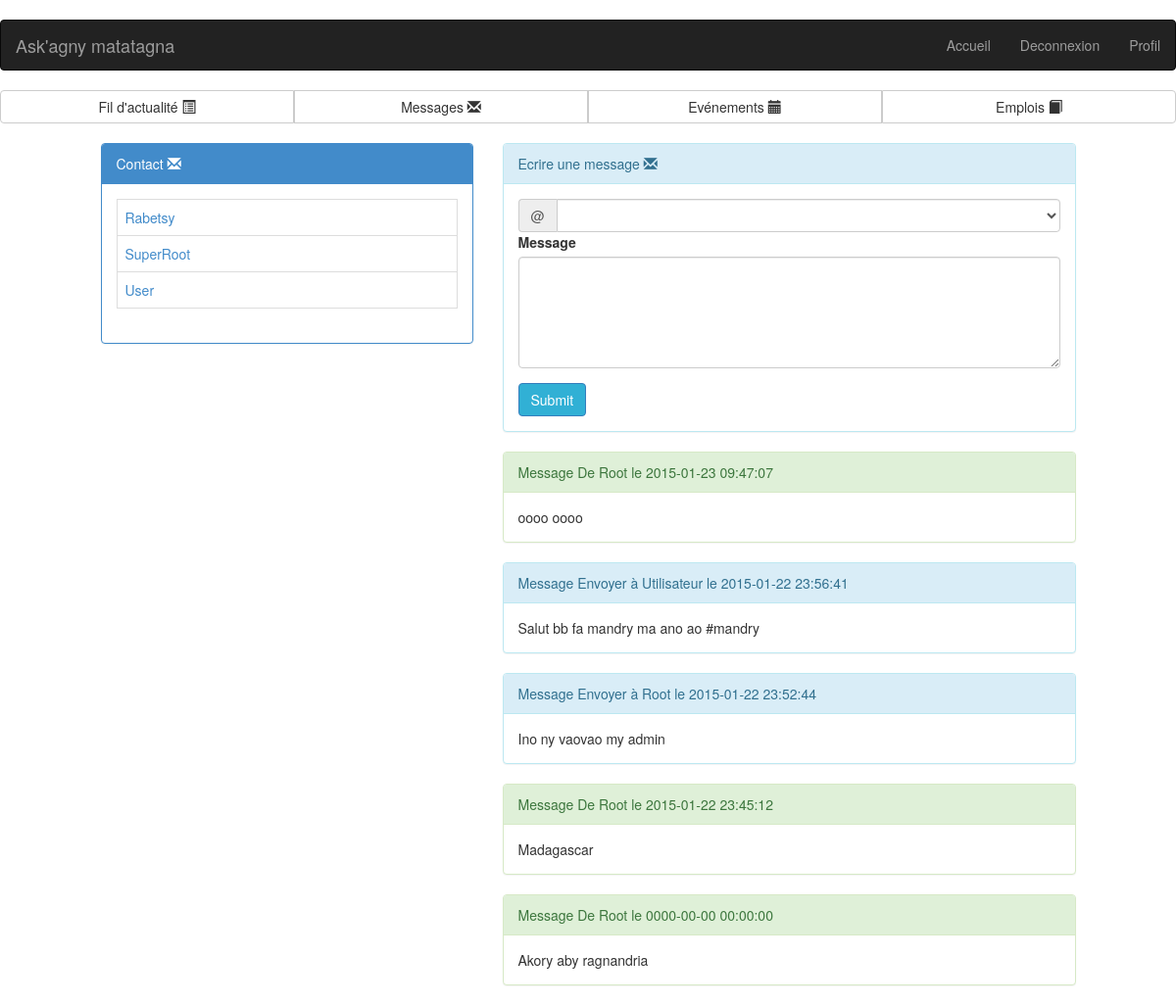
The page /message.php (signed in) on the database its author committed.
### tables this page shows
CREATE TABLE IF NOT EXISTS `users` (
`id` int(11) NOT NULL,
  `name` varchar(45) DEFAULT NULL,
  `pseudo` varchar(45) NOT NULL,
  `email` varchar(45) NOT NULL,
  `password` varchar(45) NOT NULL,
  `active` enum('0','1') NOT NULL DEFAULT '0',
  `created_at` datetime NOT NULL DEFAULT CURRENT_TIMESTAMP
);

CREATE TABLE IF NOT EXISTS `msg` (
`idmsg` int(11) NOT NULL,
  `id1` int(11) NOT NULL,
  `id2` int(11) NOT NULL,
  `contenue` varchar(45) NOT NULL,
  `date` datetime NOT NULL DEFAULT CURRENT_TIMESTAMP
);

### message.php (called while the page is built, shortened)
<?php
require("config/database.php");
require("includes/functions.php");
$data = get_friends();
$data1 = red_msg();
require("views/message.view.php");

### includes/functions.php (called while the page is built, shortened)
<?php
if(!function_exists('get_friends')){
    function get_friends(){
        global $db;
        $q = $db->prepare("SELECT pseudo, id FROM `users` ORDER BY pseudo");
        $q->execute();
        $data = $q->fetchAll();
        return $data;
    }
}
if(!function_exists('red_msg')){
    function red_msg(){
        global $db;
        $q = $db->prepare("select contenue,id1,id2,date from msg where id1=? or id2=? ORDER BY  date DESC");
        $q->execute([$_SESSION['user_id'],$_SESSION['user_id']]);
        $data = $q->fetchAll();
        return $data;
    }
}
if(!function_exists('get_user_by_id')){
    function get_user_by_id($valeur,$key){
        global $db;
        $q = $db->prepare("SELECT id, name, pseudo, email FROM users WHERE id = ?");
        $q->execute([$valeur]);
        $data = $q->fetchAll();
        return $data[0][$key];
    }
}

### views/message.view.php (the view, shortened to what this page needs)
<?php
include("partials/_header.php");
?>
<div id="main_content" class="row">
    <div class="col-md-4 col-lg-offset-1">
        <div class="panel panel-primary">
            <div class="panel-heading">Contact  <span class="glyphicon glyphicon-envelope" aria-hidden="true"></span></div>
            <div class="panel-body">
                <table class="table table-bordered">
                    <?php
                    foreach ($data as $contenue):?>
                    <tr>
                        <td><a href="#"><?=$contenue['pseudo']?></a></td>
                    </tr>
                    <?php endforeach;?>
                </table>
            </div>
        </div>
    </div>
    <div class="col-md-6">
        <div class="panel panel-default panel-info">
            <div class="panel-heading">Ecrire une message  <span class="glyphicon glyphicon-envelope" aria-hidden="true"></span></div>
            <div class="panel-body">
                <form method="post" action="">
                    <div class="input-group">
                        <span class="input-group-addon">@</span>
                        <select class="form-control" name="contact">
                            <option></option>
                            <?php foreach ($data as $contenue): ?>
                            <option value="<?=$contenue['id'];?>"><?=$contenue['pseudo'];?></option>
                            <?php endforeach; ?>
                        </select>
                    </div>
                    <div class="form-group">
                        <label for="bio">Message</label>
                        <textarea cols="30" rows="5" class="form-control" name="contenue"></textarea>
                    </div>
                    <input type="submit" class="btn btn-primary" name="envoyer"/>
                </form>
            </div>
        </div>
        <?php
        foreach ($data1 as $contenue): ?>
        <?php
        if($_SESSION['user_id']==$contenue['id1']){
            $etiquete ="Message Envoyer à ".get_user_by_id($contenue['id2'],'name')." le ".$contenue['date'];
            $couleur = "panel panel-info";
        }
        if($_SESSION['user_id']==$contenue['id2']){
            $etiquete ="Message De ".get_user_by_id($contenue['id1'],'name')." le ".$contenue['date'];
            $couleur = "panel panel-success";
        }
         ?>
        <div class="form-group">
            <div class="<?= $couleur ?>">
                <div class="panel-heading"><?= $etiquete;?></div>
                <div class="panel-body">
                  <?= $contenue['contenue'];?>
                </div>
            </div>
        </div>
        <?php endforeach; ?>
    </div>
</div>
<?php
include("partials/_footer.php");
?>

### asset/css/main.css (style rules this page uses)
body { padding-top: 20px; }

### rows shown on the page
users: pseudo "Rabetsy"
users: pseudo "SuperRoot"
users: pseudo "User"
msg: etiquete "Message De Root le 2015-01-23 09:47:07", contenue "oooo oooo"
msg: etiquete "Message Envoyer à Utilisateur le 2015-01-22 23:56:41", contenue "Salut bb fa mandry ma ano ao #mandry"
msg: etiquete "Message Envoyer à Root le 2015-01-22 23:52:44", contenue "Ino ny vaovao my admin"
msg: etiquete "Message De Root le 2015-01-22 23:45:12", contenue "Madagascar"
msg: etiquete "Message De Root le 0000-00-00 00:00:00", contenue "Akory aby ragnandria"

### other values the page prints
WEBSITE_NAME "Ask'agny matatagna"
